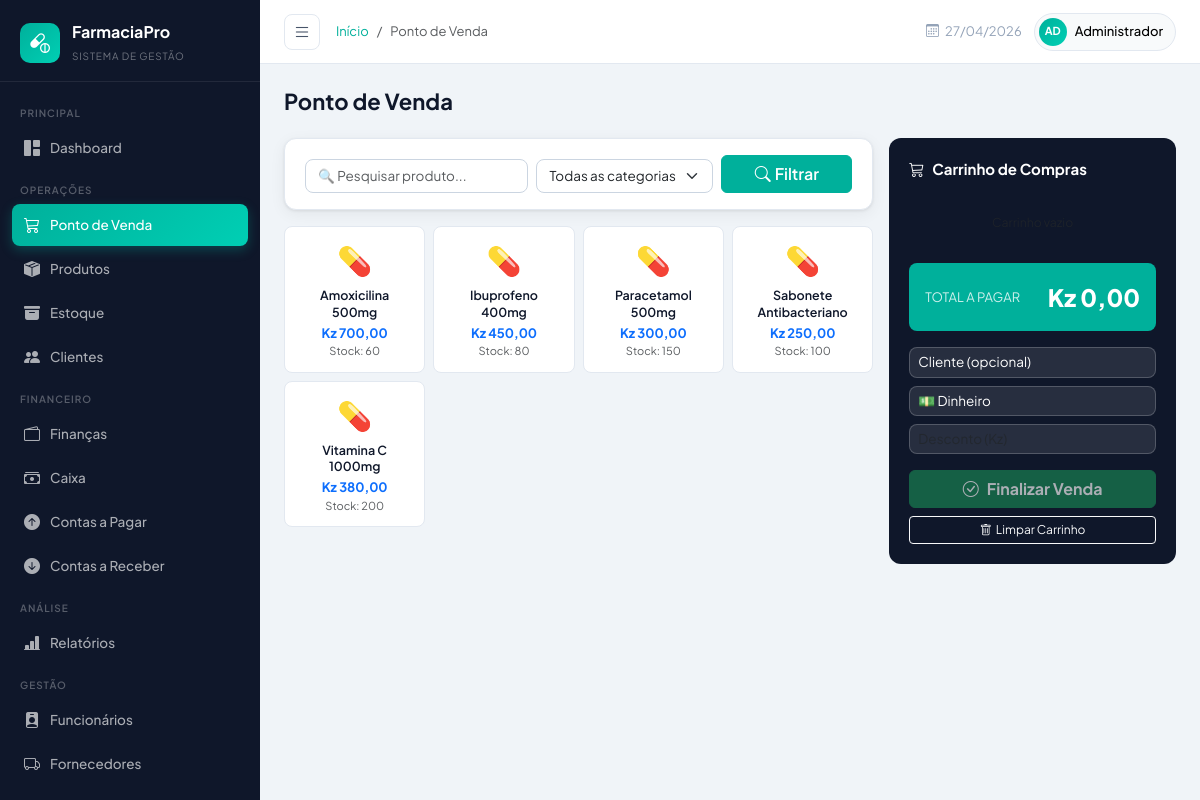
The app's page /vendas.php (signed in) with its own data.
### tables this page shows
CREATE TABLE produtos (
    id INT AUTO_INCREMENT PRIMARY KEY,
    codigo VARCHAR(50) UNIQUE NOT NULL,
    nome VARCHAR(200) NOT NULL,
    descricao TEXT,
    categoria_id INT,
    fornecedor_id INT,
    preco_custo DECIMAL(10,2) DEFAULT 0.00,
    preco_venda DECIMAL(10,2) NOT NULL,
    estoque_atual INT DEFAULT 0,
    estoque_minimo INT DEFAULT 10,
    validade DATE,
    lote VARCHAR(50),
    requer_receita TINYINT(1) DEFAULT 0,
    ativo TINYINT(1) DEFAULT 1,
    criado_em TIMESTAMP DEFAULT CURRENT_TIMESTAMP,
    FOREIGN KEY (categoria_id) REFERENCES categorias(id),
    FOREIGN KEY (fornecedor_id) REFERENCES fornecedores(id)
);

### config.php (called while the page is built, shortened)
<?php
class Database {
    private static $instance = null;
    private $conn;
    private function __construct() {
        try {
            $dsn = "mysql:host=" . DB_HOST . ";port=" . DB_PORT . ";dbname=" . DB_NAME . ";charset=utf8mb4";
            $this->conn = new PDO($dsn, DB_USER, DB_PASS, [
                PDO::ATTR_ERRMODE            => PDO::ERRMODE_EXCEPTION,
                PDO::ATTR_DEFAULT_FETCH_MODE => PDO::FETCH_ASSOC,
                PDO::ATTR_EMULATE_PREPARES   => false,
            ]);
        } catch (PDOException $e) {
            die(json_encode(['error' => 'Erro de conexão: ' . $e->getMessage()]));
        }
    }
    public static function getInstance(): self {
        if (self::$instance === null) {
            self::$instance = new self();
        }
        return self::$instance;
    }
    public function query(string $sql, array $params = []): PDOStatement {
        $stmt = $this->conn->prepare($sql);
        $stmt->execute($params);
        return $stmt;
    }
    public function fetchAll(string $sql, array $params = []): array {
        return $this->query($sql, $params)->fetchAll();
    }
}
function db(): Database {
    return Database::getInstance();
}
function sanitize(string $str): string {
    return htmlspecialchars(strip_tags(trim($str)), ENT_QUOTES, 'UTF-8');
}

### vendas.php (the view, shortened to what this page needs)
<?php
require_once __DIR__ . '/header.php';
$search    = sanitize($_GET['q'] ?? '');
$where = "WHERE p.ativo=1 AND p.estoque_atual>0";
$params = [];
$produtos_filtrados = db()->fetchAll("SELECT p.*, c.nome cat FROM produtos p LEFT JOIN categorias c ON c.id=p.categoria_id $where ORDER BY p.nome", $params);
?>
<div class="row g-3">
    <div class="col-lg-8">
        <div class="card mb-3">
            <div class="card-body py-3">
                <form method="GET" class="row g-2 align-items-end">
                    <div class="col-sm-5">
                        <input type="text" name="q" class="form-control" placeholder="🔍 Pesquisar produto..." value="<?= htmlspecialchars($search) ?>">
                    </div>
                    <div class="col-sm-4">
                        <select name="cat" class="form-select">
                            <option value="">Todas as categorias</option>
                        </select>
                    </div>
                    <div class="col-sm-3">
                        <button type="submit" class="btn btn-primary w-100"><i class="bi bi-search me-1"></i>Filtrar</button>
                    </div>
                </form>
            </div>
        </div>
        <div class="row g-2">
            <?php foreach ($produtos_filtrados as $p): ?>
            <div class="col-6 col-md-4 col-xl-3">
                <div class="pos-product-card" onclick="Cart.add(<?= json_encode(['id'=>$p['id'],'nome'=>$p['nome'],'preco_venda'=>(float)$p['preco_venda']]) ?>)">
                    <div style="font-size:28px;margin-bottom:6px">💊</div>
                    <div class="fw-semibold" style="font-size:12.5px;line-height:1.3"><?= htmlspecialchars($p['nome']) ?></div>
                    <div class="text-primary fw-bold mt-1" style="font-size:13px">Kz <?= number_format($p['preco_venda'], 2, ',', '.') ?></div>
                    <div class="text-muted" style="font-size:11px">Stock: <?= $p['estoque_atual'] ?></div>
                </div>
            </div>
            <?php endforeach; ?>
        </div>
    </div>
    <div class="col-lg-4">
        <div class="pos-cart">
            <div class="pos-cart-title"><i class="bi bi-cart3 me-2"></i>Carrinho de Compras</div>
            <div id="cart-items" style="max-height:300px;overflow-y:auto">
                <p class="text-muted text-center small mt-3">Carrinho vazio</p>
            </div>
            <div class="pos-total mt-3">
                <div class="d-flex justify-content-between align-items-center">
                    <span style="font-size:13px;opacity:.8">TOTAL A PAGAR</span>
                    <div class="pos-total-value" id="cart-total-value">Kz 0,00</div>
                </div>
            </div>
            <form method="POST" id="checkout-form" class="mt-3">
                <div class="mb-2">
                    <select name="cliente_id" class="form-select form-select-sm" style="background:rgba(255,255,255,.1);border:1px solid rgba(255,255,255,.2);color:#fff">
                        <option value="">Cliente (opcional)</option>
                    </select>
                </div>
                <div class="mb-2">
                    <select name="forma_pagamento" class="form-select form-select-sm" required style="background:rgba(255,255,255,.1);border:1px solid rgba(255,255,255,.2);color:#fff">
                        <option value="dinheiro">💵 Dinheiro</option>
                    </select>
                </div>
                <div class="mb-3">
                    <input type="number" name="desconto" placeholder="Desconto (Kz)" step="0.01" min="0" class="form-control form-control-sm" style="background:rgba(255,255,255,.1);border:1px solid rgba(255,255,255,.2);color:#fff">
                </div>
                <div class="d-grid gap-2">
                    <button type="submit" id="btn-checkout" class="btn btn-success fw-bold" disabled>
                        <i class="bi bi-check-circle me-2"></i>Finalizar Venda
                    </button>
                    <button type="button" class="btn btn-outline-light btn-sm" onclick="Cart.clear()">
                        <i class="bi bi-trash me-1"></i>Limpar Carrinho
                    </button>
                </div>
            </form>
        </div>
    </div>
</div>
<?php require_once __DIR__ . '/footer.php'; ?>

### main.css (style rules this page uses)
:root { --primary: #00B09B; --primary-dark: #00897B; --primary-light: #E0F5F3; --accent: #FF6B35; --accent-light: #FFF0EB; --danger: #EF4444; --warning: #F59E0B; --success: #10B981; --info: #3B82F6; --bg: #F0F4F8; --surface: #FFFFFF; --surface-2: #F8FAFB; --border: #E2E8F0; --border-2: #CBD5E1; --text-primary: #0F172A; --text-secondary: #475569; --text-muted: #94A3B8; --sidebar-w: 260px; --header-h: 64px; --radius: 12px; --radius-sm: 8px; --shadow: 0 1px 3px rgba(0,0,0,.08), 0 4px 16px rgba(0,0,0,.06); --shadow-lg: 0 8px 32px rgba(0,0,0,.12); --font: 'Plus Jakarta Sans', sans-serif; --font-mono: 'DM Mono', monospace; }
*, *::before, *::after { box-sizing: border-box; }
html { scroll-behavior: smooth; }
body { font-family: var(--font); background: var(--bg); color: var(--text-primary); display: flex; min-height: 100vh; font-size: 14px; }
.card { background: var(--surface); border: 1px solid var(--border); border-radius: var(--radius); box-shadow: var(--shadow); }
.card-body { padding: 20px; }
.btn-primary { background: var(--primary); border-color: var(--primary); font-weight: 600; }
.btn-sm { font-size: 12px; padding: 4px 10px; }
.form-control, .form-select { border-radius: var(--radius-sm); border: 1px solid var(--border-2); font-size: 13.5px; font-family: var(--font); transition: border-color .2s, box-shadow .2s; }
.pos-product-card { background: var(--surface); border: 1px solid var(--border); border-radius: var(--radius-sm); padding: 12px; cursor: pointer; transition: all .2s; text-align: center; }
.pos-cart { background: var(--text-primary); border-radius: var(--radius); padding: 20px; height: 100%; }
.pos-cart-title { color: #fff; font-size: 15px; font-weight: 700; margin-bottom: 16px; }
.pos-total { background: var(--primary); border-radius: var(--radius-sm); padding: 16px; color: #fff; margin-top: 12px; }
.pos-total-value { font-size: 24px; font-weight: 800; }

### records on screen
produtos: nome "Amoxicilina 500mg", preco_venda "700,00", estoque_atual "60"
produtos: nome "Ibuprofeno 400mg", preco_venda "450,00", estoque_atual "80"
produtos: nome "Paracetamol 500mg", preco_venda "300,00", estoque_atual "150"
produtos: nome "Sabonete Antibacteriano", preco_venda "250,00", estoque_atual "100"
produtos: nome "Vitamina C 1000mg", preco_venda "380,00", estoque_atual "200"

### other values on screen
APP_NAME "FarmaciaPro"
$page_title "Ponto de Venda"
substr($user['nome'], 0, 2) "AD"
explode(' ', $user['nome'])[0] "Administrador"
